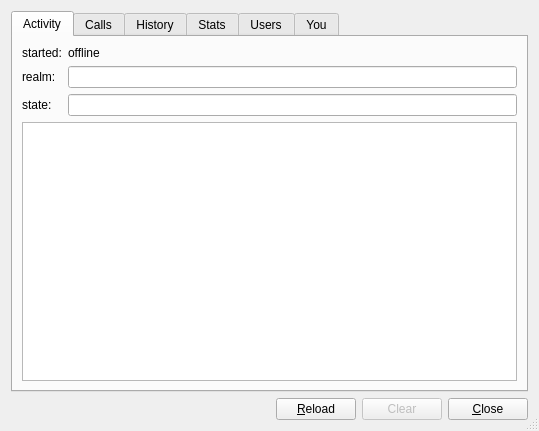
<?xml version="1.0" encoding="UTF-8"?>

<ui version="4.0">
<comment>
Copyright (C) 2011 David Sugar, Haakon Eriksen, GNU Free Call Foundation

This file is part of SwitchView.

SwitchView is free software: you can redistribute it and/or modify
it under the terms of the GNU General Public License as published
by the Free Software Foundation, either version 3 of the License, or
(at your option) any later version.

SwitchView is distributed in the hope that it will be useful,
but WITHOUT ANY WARRANTY; without even the implied warranty of
MERCHANTABILITY or FITNESS FOR A PARTICULAR PURPOSE.  See the
GNU General Public License for more details.

You should have received a copy of the GNU General Public License
along with SwitchView.  If not, see &lt;http://www.gnu.org/licenses/&gt;.
</comment>

 <class>Mapped</class>
 <widget class="QDialog" name="Mapped">
  <property name="geometry">
   <rect>
    <x>0</x>
    <y>0</y>
    <width>539</width>
    <height>431</height>
   </rect>
  </property>
  <property name="sizePolicy">
   <sizepolicy hsizetype="Preferred" vsizetype="Preferred">
    <horstretch>0</horstretch>
    <verstretch>0</verstretch>
   </sizepolicy>
  </property>
  <property name="windowTitle">
   <string>SwitchView</string>
  </property>
  <property name="sizeGripEnabled">
   <bool>true</bool>
  </property>
  <layout class="QVBoxLayout" name="verticalLayout">
   <item>
    <widget class="QTabWidget" name="tabs">
     <property name="currentIndex">
      <number>0</number>
     </property>
     <widget class="QWidget" name="Activity">
      <attribute name="title">
       <string>Activity</string>
      </attribute>
      <layout class="QVBoxLayout" name="verticalLayout_2">
       <item>
        <layout class="QFormLayout" name="formLayout_2">
         <property name="fieldGrowthPolicy">
          <enum>QFormLayout::AllNonFixedFieldsGrow</enum>
         </property>
         <item row="0" column="0">
          <widget class="QLabel" name="label_2">
           <property name="text">
            <string>started:</string>
           </property>
          </widget>
         </item>
         <item row="0" column="1">
          <widget class="QLabel" name="started">
           <property name="text">
            <string>offline</string>
           </property>
          </widget>
         </item>
         <item row="1" column="0">
          <widget class="QLabel" name="label_4">
           <property name="text">
            <string>realm:</string>
           </property>
          </widget>
         </item>
         <item row="1" column="1">
          <widget class="QLineEdit" name="realmEditor"/>
         </item>
         <item row="2" column="0">
          <widget class="QLabel" name="label">
           <property name="text">
            <string>state:</string>
           </property>
          </widget>
         </item>
         <item row="2" column="1">
          <widget class="QLineEdit" name="stateEditor"/>
         </item>
        </layout>
       </item>
       <item>
        <widget class="QListWidget" name="activityList"/>
       </item>
      </layout>
     </widget>
     <widget class="QWidget" name="Calls">
      <attribute name="title">
       <string>Calls</string>
      </attribute>
      <layout class="QVBoxLayout" name="verticalLayout_4">
       <item>
        <widget class="QTableWidget" name="callTable">
         <column>
          <property name="text">
           <string>Started</string>
          </property>
         </column>
         <column>
          <property name="text">
           <string>State</string>
          </property>
         </column>
         <column>
          <property name="text">
           <string>From</string>
          </property>
         </column>
         <column>
          <property name="text">
           <string>Dialed</string>
          </property>
         </column>
         <column>
          <property name="text">
           <string>Name</string>
          </property>
         </column>
        </widget>
       </item>
      </layout>
     </widget>
     <widget class="QWidget" name="History">
      <attribute name="title">
       <string>History</string>
      </attribute>
      <layout class="QVBoxLayout" name="verticalLayout_3">
       <item>
        <widget class="QTableWidget" name="historyTable">
         <column>
          <property name="text">
           <string>Network</string>
          </property>
         </column>
         <column>
          <property name="text">
           <string>Started</string>
          </property>
         </column>
         <column>
          <property name="text">
           <string>Duration</string>
          </property>
         </column>
         <column>
          <property name="text">
           <string>From</string>
          </property>
         </column>
         <column>
          <property name="text">
           <string>Dialed</string>
          </property>
         </column>
         <column>
          <property name="text">
           <string>Reason</string>
          </property>
         </column>
        </widget>
       </item>
      </layout>
     </widget>
     <widget class="QWidget" name="Stats">
      <attribute name="title">
       <string>Stats</string>
      </attribute>
      <layout class="QVBoxLayout" name="verticalLayout_5">
       <item>
        <widget class="QTableWidget" name="statsTable">
         <column>
          <property name="text">
           <string>Id</string>
          </property>
         </column>
         <column>
          <property name="text">
           <string>Limit</string>
          </property>
         </column>
         <column>
          <property name="text">
           <string>Total</string>
          </property>
         </column>
         <column>
          <property name="text">
           <string>Current</string>
          </property>
         </column>
         <column>
          <property name="text">
           <string>Peak</string>
          </property>
         </column>
         <column>
          <property name="text">
           <string>Min</string>
          </property>
         </column>
         <column>
          <property name="text">
           <string>Max</string>
          </property>
         </column>
        </widget>
       </item>
      </layout>
     </widget>
     <widget class="QWidget" name="Users">
      <attribute name="title">
       <string>Users</string>
      </attribute>
      <layout class="QVBoxLayout" name="verticalLayout_6">
       <item>
        <widget class="QTableWidget" name="usersTable">
         <column>
          <property name="text">
           <string>Ext#</string>
          </property>
         </column>
         <column>
          <property name="text">
           <string>User</string>
          </property>
         </column>
         <column>
          <property name="text">
           <string>Type</string>
          </property>
         </column>
         <column>
          <property name="text">
           <string>Profile</string>
          </property>
         </column>
         <column>
          <property name="text">
           <string>Use</string>
          </property>
         </column>
         <column>
          <property name="text">
           <string>Expires</string>
          </property>
         </column>
         <column>
          <property name="text">
           <string>Address</string>
          </property>
         </column>
        </widget>
       </item>
      </layout>
     </widget>
     <widget class="QWidget" name="Profile">
      <attribute name="title">
       <string>You</string>
      </attribute>
      <layout class="QVBoxLayout" name="verticalLayout_7">
       <item>
        <layout class="QFormLayout" name="formLayout">
         <item row="0" column="0">
          <widget class="QLabel" name="label_3">
           <property name="text">
            <string>Local Identity</string>
           </property>
          </widget>
         </item>
         <item row="0" column="1">
          <widget class="QLabel" name="labelIdentity">
           <property name="text">
            <string>[uri]</string>
           </property>
          </widget>
         </item>
         <item row="1" column="0">
          <widget class="QLabel" name="label_5">
           <property name="text">
            <string>Public Identity</string>
           </property>
          </widget>
         </item>
         <item row="1" column="1">
          <widget class="QLabel" name="labelPublished">
           <property name="text">
            <string>[uri]</string>
           </property>
          </widget>
         </item>
         <item row="2" column="0">
          <widget class="QLabel" name="label_7">
           <property name="text">
            <string>SIP Server Id</string>
           </property>
          </widget>
         </item>
         <item row="2" column="1">
          <widget class="QLabel" name="labelServer">
           <property name="text">
            <string>[uri]</string>
           </property>
          </widget>
         </item>
         <item row="3" column="0">
          <widget class="QLabel" name="label_9">
           <property name="text">
            <string>Authentication</string>
           </property>
          </widget>
         </item>
         <item row="3" column="1">
          <widget class="QLabel" name="labelRealm">
           <property name="text">
            <string>[realm]</string>
           </property>
          </widget>
         </item>
         <item row="4" column="1">
          <spacer name="verticalSpacer">
           <property name="orientation">
            <enum>Qt::Vertical</enum>
           </property>
           <property name="sizeHint" stdset="0">
            <size>
             <width>20</width>
             <height>40</height>
            </size>
           </property>
          </spacer>
         </item>
        </layout>
       </item>
       <item>
        <layout class="QFormLayout" name="formLayout_3">
         <item row="0" column="0">
          <widget class="QPushButton" name="pushPassword">
           <property name="text">
            <string>Password</string>
           </property>
          </widget>
         </item>
         <item row="0" column="1">
          <widget class="QLabel" name="label_11">
           <property name="text">
            <string>Change your Password for SIP Server</string>
           </property>
          </widget>
         </item>
        </layout>
       </item>
      </layout>
     </widget>
    </widget>
   </item>
   <item>
    <layout class="QHBoxLayout" name="buttons">
     <item>
      <spacer name="horizontalSpacer_2">
       <property name="orientation">
        <enum>Qt::Horizontal</enum>
       </property>
       <property name="sizeHint" stdset="0">
        <size>
         <width>40</width>
         <height>20</height>
        </size>
       </property>
      </spacer>
     </item>
     <item>
      <widget class="QPushButton" name="reloadButton">
       <property name="text">
        <string>&amp;Reload</string>
       </property>
      </widget>
     </item>
     <item>
      <widget class="QPushButton" name="clearButton">
       <property name="enabled">
        <bool>false</bool>
       </property>
       <property name="text">
        <string>Clear</string>
       </property>
      </widget>
     </item>
     <item>
      <widget class="QPushButton" name="closeButton">
       <property name="text">
        <string>&amp;Close</string>
       </property>
      </widget>
     </item>
    </layout>
   </item>
  </layout>
 </widget>
 <resources/>
 <connections/>
</ui>
